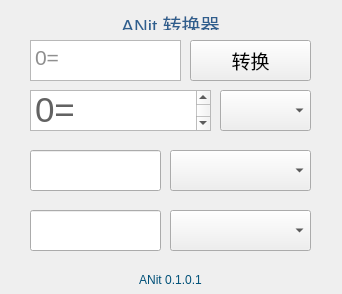
<?xml version="1.0" encoding="UTF-8"?>
<ui version="4.0">
 <class>Form</class>
 <widget class="QWidget" name="Form">
  <property name="geometry">
   <rect>
    <x>0</x>
    <y>0</y>
    <width>342</width>
    <height>294</height>
   </rect>
  </property>
  <property name="windowTitle">
   <string>转换器</string>
  </property>
  <widget class="QComboBox" name="comboBox1">
   <property name="geometry">
    <rect>
     <x>170</x>
     <y>150</y>
     <width>141</width>
     <height>41</height>
    </rect>
   </property>
  </widget>
  <widget class="QComboBox" name="comboBox2">
   <property name="geometry">
    <rect>
     <x>170</x>
     <y>210</y>
     <width>141</width>
     <height>41</height>
    </rect>
   </property>
  </widget>
  <widget class="QPushButton" name="pushButton_chg">
   <property name="geometry">
    <rect>
     <x>190</x>
     <y>40</y>
     <width>121</width>
     <height>41</height>
    </rect>
   </property>
   <property name="font">
    <font>
     <family>华文细黑</family>
     <pointsize>14</pointsize>
    </font>
   </property>
   <property name="text">
    <string>转换</string>
   </property>
  </widget>
  <widget class="QLineEdit" name="lineEdit1">
   <property name="geometry">
    <rect>
     <x>30</x>
     <y>150</y>
     <width>131</width>
     <height>41</height>
    </rect>
   </property>
  </widget>
  <widget class="QLineEdit" name="lineEdit2">
   <property name="geometry">
    <rect>
     <x>30</x>
     <y>210</y>
     <width>131</width>
     <height>41</height>
    </rect>
   </property>
  </widget>
  <widget class="QTextBrowser" name="textBrowser_qian">
   <property name="geometry">
    <rect>
     <x>30</x>
     <y>40</y>
     <width>151</width>
     <height>41</height>
    </rect>
   </property>
   <property name="markdown">
    <string>0=

</string>
   </property>
   <property name="html">
    <string>&lt;!DOCTYPE HTML PUBLIC &quot;-//W3C//DTD HTML 4.0//EN&quot; &quot;http://www.w3.org/TR/REC-html40/strict.dtd&quot;&gt;
&lt;html&gt;&lt;head&gt;&lt;meta name=&quot;qrichtext&quot; content=&quot;1&quot; /&gt;&lt;meta charset=&quot;utf-8&quot; /&gt;&lt;style type=&quot;text/css&quot;&gt;
p, li { white-space: pre-wrap; }
hr { height: 1px; border-width: 0; }
li.unchecked::marker { content: &quot;\2610&quot;; }
li.checked::marker { content: &quot;\2612&quot;; }
&lt;/style&gt;&lt;/head&gt;&lt;body style=&quot; font-family:'Microsoft YaHei UI'; font-size:9pt; font-weight:400; font-style:normal;&quot;&gt;
&lt;p style=&quot; margin-top:6px; margin-bottom:6px; margin-left:0px; margin-right:0px; -qt-block-indent:0; text-indent:0px;&quot;&gt;&lt;span style=&quot; font-size:16pt; color:#8f8f8f;&quot;&gt;0=&lt;/span&gt;&lt;/p&gt;&lt;/body&gt;&lt;/html&gt;</string>
   </property>
  </widget>
  <widget class="QTextBrowser" name="textBrowser_hou">
   <property name="geometry">
    <rect>
     <x>30</x>
     <y>90</y>
     <width>181</width>
     <height>41</height>
    </rect>
   </property>
   <property name="markdown">
    <string>0=

</string>
   </property>
   <property name="html">
    <string>&lt;!DOCTYPE HTML PUBLIC &quot;-//W3C//DTD HTML 4.0//EN&quot; &quot;http://www.w3.org/TR/REC-html40/strict.dtd&quot;&gt;
&lt;html&gt;&lt;head&gt;&lt;meta name=&quot;qrichtext&quot; content=&quot;1&quot; /&gt;&lt;meta charset=&quot;utf-8&quot; /&gt;&lt;style type=&quot;text/css&quot;&gt;
p, li { white-space: pre-wrap; }
hr { height: 1px; border-width: 0; }
li.unchecked::marker { content: &quot;\2610&quot;; }
li.checked::marker { content: &quot;\2612&quot;; }
&lt;/style&gt;&lt;/head&gt;&lt;body style=&quot; font-family:'Microsoft YaHei UI'; font-size:9pt; font-weight:400; font-style:normal;&quot;&gt;
&lt;p style=&quot; margin-top:6px; margin-bottom:6px; margin-left:0px; margin-right:0px; -qt-block-indent:0; text-indent:0px;&quot;&gt;&lt;span style=&quot; font-size:26pt; color:#626262;&quot;&gt;0=&lt;/span&gt;&lt;/p&gt;&lt;/body&gt;&lt;/html&gt;</string>
   </property>
  </widget>
  <widget class="QLabel" name="label">
   <property name="geometry">
    <rect>
     <x>100</x>
     <y>10</y>
     <width>141</width>
     <height>20</height>
    </rect>
   </property>
   <property name="font">
    <font>
     <family>Microsoft Sans Serif</family>
    </font>
   </property>
   <property name="text">
    <string>&lt;html&gt;&lt;head/&gt;&lt;body&gt;&lt;p align=&quot;center&quot;&gt;&lt;span style=&quot; font-size:14pt; color:#2f5e8d;&quot;&gt;ANit 转换器&lt;/span&gt;&lt;/p&gt;&lt;/body&gt;&lt;/html&gt;</string>
   </property>
  </widget>
  <widget class="QComboBox" name="comboBox_select">
   <property name="geometry">
    <rect>
     <x>220</x>
     <y>90</y>
     <width>91</width>
     <height>41</height>
    </rect>
   </property>
  </widget>
  <widget class="QLabel" name="label_2">
   <property name="geometry">
    <rect>
     <x>110</x>
     <y>270</y>
     <width>121</width>
     <height>20</height>
    </rect>
   </property>
   <property name="text">
    <string>&lt;html&gt;&lt;head/&gt;&lt;body&gt;&lt;p align=&quot;center&quot;&gt;&lt;span style=&quot; color:#005078;&quot;&gt;ANit 0.1.0.1&lt;/span&gt;&lt;/p&gt;&lt;/body&gt;&lt;/html&gt;</string>
   </property>
  </widget>
 </widget>
 <resources/>
 <connections/>
</ui>
